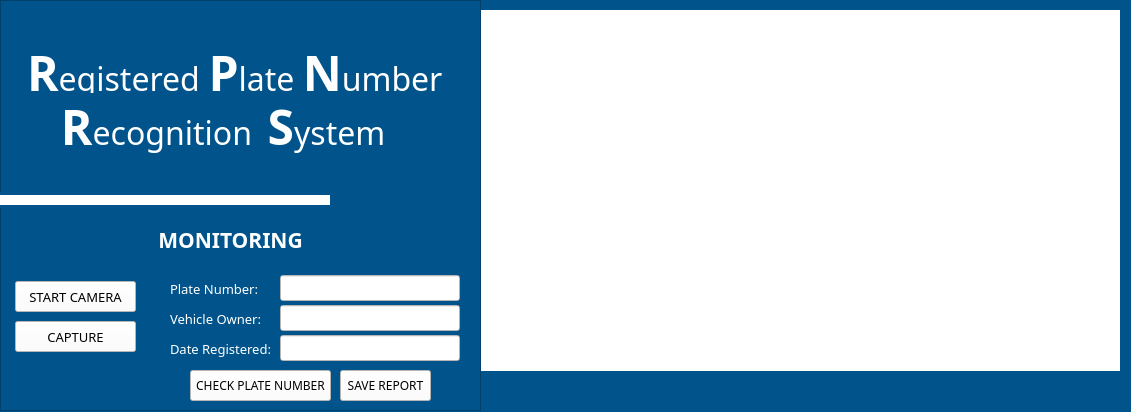
<?xml version="1.0" encoding="UTF-8"?>
<ui version="4.0">
 <class>MainWindow</class>
 <widget class="QMainWindow" name="MainWindow">
  <property name="geometry">
   <rect>
    <x>0</x>
    <y>0</y>
    <width>1131</width>
    <height>412</height>
   </rect>
  </property>
  <property name="minimumSize">
   <size>
    <width>1131</width>
    <height>412</height>
   </size>
  </property>
  <property name="maximumSize">
   <size>
    <width>1131</width>
    <height>412</height>
   </size>
  </property>
  <property name="windowTitle">
   <string>RPNRS - MONITORING</string>
  </property>
  <property name="styleSheet">
   <string notr="true">background-color: rgb(0, 84, 139);</string>
  </property>
  <widget class="QWidget" name="centralwidget">
   <widget class="QLabel" name="cameraView">
    <property name="geometry">
     <rect>
      <x>480</x>
      <y>10</y>
      <width>640</width>
      <height>361</height>
     </rect>
    </property>
    <property name="styleSheet">
     <string notr="true">background-color: rgb(255, 255, 255);</string>
    </property>
    <property name="text">
     <string/>
    </property>
   </widget>
   <widget class="QFrame" name="frame">
    <property name="geometry">
     <rect>
      <x>0</x>
      <y>0</y>
      <width>481</width>
      <height>411</height>
     </rect>
    </property>
    <property name="font">
     <font>
      <family>Tahoma</family>
      <pointsize>20</pointsize>
     </font>
    </property>
    <property name="styleSheet">
     <string notr="true">background-color: rgb(0, 84, 139);</string>
    </property>
    <property name="frameShape">
     <enum>QFrame::StyledPanel</enum>
    </property>
    <property name="frameShadow">
     <enum>QFrame::Raised</enum>
    </property>
    <widget class="QLabel" name="lblRegistered">
     <property name="geometry">
      <rect>
       <x>27</x>
       <y>39</y>
       <width>171</width>
       <height>58</height>
      </rect>
     </property>
     <property name="font">
      <font>
       <family>Century Gothic</family>
       <pointsize>16</pointsize>
       <weight>50</weight>
       <italic>false</italic>
       <bold>false</bold>
      </font>
     </property>
     <property name="styleSheet">
      <string notr="true">font: 16pt &quot;Century Gothic&quot;;
color: rgb(255, 255, 255);</string>
     </property>
     <property name="text">
      <string>&lt;html&gt;&lt;head/&gt;&lt;body&gt;&lt;p&gt;&lt;span style=&quot; font-size:36pt; font-weight:600;&quot;&gt;R&lt;/span&gt;&lt;span style=&quot; font-size:24pt;&quot;&gt;egistered&lt;/span&gt;&lt;/p&gt;&lt;/body&gt;&lt;/html&gt;</string>
     </property>
     <property name="textFormat">
      <enum>Qt::RichText</enum>
     </property>
     <property name="alignment">
      <set>Qt::AlignCenter</set>
     </property>
    </widget>
    <widget class="QLabel" name="lblPlateNumber">
     <property name="geometry">
      <rect>
       <x>200</x>
       <y>39</y>
       <width>251</width>
       <height>58</height>
      </rect>
     </property>
     <property name="font">
      <font>
       <family>Century Gothic</family>
       <pointsize>16</pointsize>
       <weight>50</weight>
       <italic>false</italic>
       <bold>false</bold>
      </font>
     </property>
     <property name="styleSheet">
      <string notr="true">font: 16pt &quot;Century Gothic&quot;;
color: rgb(255, 255, 255);</string>
     </property>
     <property name="text">
      <string>&lt;html&gt;&lt;head/&gt;&lt;body&gt;&lt;p&gt;&lt;span style=&quot; font-size:36pt; font-weight:600;&quot;&gt;P&lt;/span&gt;&lt;span style=&quot; font-size:24pt;&quot;&gt;late &lt;/span&gt;&lt;span style=&quot; font-size:36pt; font-weight:600;&quot;&gt;N&lt;/span&gt;&lt;span style=&quot; font-size:24pt;&quot;&gt;umber&lt;/span&gt;&lt;/p&gt;&lt;/body&gt;&lt;/html&gt;</string>
     </property>
     <property name="textFormat">
      <enum>Qt::RichText</enum>
     </property>
     <property name="alignment">
      <set>Qt::AlignCenter</set>
     </property>
    </widget>
    <widget class="QLabel" name="lblRecognition">
     <property name="geometry">
      <rect>
       <x>51</x>
       <y>93</y>
       <width>211</width>
       <height>60</height>
      </rect>
     </property>
     <property name="font">
      <font>
       <family>Century Gothic</family>
       <pointsize>16</pointsize>
       <weight>50</weight>
       <italic>false</italic>
       <bold>false</bold>
      </font>
     </property>
     <property name="styleSheet">
      <string notr="true">font: 16pt &quot;Century Gothic&quot;;
color: rgb(255, 255, 255);</string>
     </property>
     <property name="text">
      <string>&lt;html&gt;&lt;head/&gt;&lt;body&gt;&lt;p&gt;&lt;span style=&quot; font-size:36pt; font-weight:600;&quot;&gt;R&lt;/span&gt;&lt;span style=&quot; font-size:24pt;&quot;&gt;ecognition&lt;/span&gt;&lt;/p&gt;&lt;/body&gt;&lt;/html&gt;</string>
     </property>
     <property name="textFormat">
      <enum>Qt::RichText</enum>
     </property>
     <property name="alignment">
      <set>Qt::AlignCenter</set>
     </property>
    </widget>
    <widget class="QLabel" name="lblSystem">
     <property name="geometry">
      <rect>
       <x>261</x>
       <y>93</y>
       <width>131</width>
       <height>60</height>
      </rect>
     </property>
     <property name="font">
      <font>
       <family>Century Gothic</family>
       <pointsize>16</pointsize>
       <weight>50</weight>
       <italic>false</italic>
       <bold>false</bold>
      </font>
     </property>
     <property name="styleSheet">
      <string notr="true">font: 16pt &quot;Century Gothic&quot;;
color: rgb(255, 255, 255);</string>
     </property>
     <property name="text">
      <string>&lt;html&gt;&lt;head/&gt;&lt;body&gt;&lt;p&gt;&lt;span style=&quot; font-size:36pt; font-weight:600;&quot;&gt;S&lt;/span&gt;&lt;span style=&quot; font-size:24pt;&quot;&gt;ystem&lt;/span&gt;&lt;/p&gt;&lt;/body&gt;&lt;/html&gt;</string>
     </property>
     <property name="textFormat">
      <enum>Qt::RichText</enum>
     </property>
     <property name="alignment">
      <set>Qt::AlignCenter</set>
     </property>
    </widget>
    <widget class="Line" name="line">
     <property name="geometry">
      <rect>
       <x>0</x>
       <y>192</y>
       <width>330</width>
       <height>16</height>
      </rect>
     </property>
     <property name="minimumSize">
      <size>
       <width>330</width>
       <height>16</height>
      </size>
     </property>
     <property name="maximumSize">
      <size>
       <width>330</width>
       <height>16</height>
      </size>
     </property>
     <property name="styleSheet">
      <string notr="true">color: rgb(255, 255, 255);</string>
     </property>
     <property name="frameShadow">
      <enum>QFrame::Plain</enum>
     </property>
     <property name="lineWidth">
      <number>10</number>
     </property>
     <property name="orientation">
      <enum>Qt::Horizontal</enum>
     </property>
    </widget>
    <widget class="QLabel" name="lblInfo">
     <property name="geometry">
      <rect>
       <x>140</x>
       <y>220</y>
       <width>181</width>
       <height>41</height>
      </rect>
     </property>
     <property name="font">
      <font>
       <family>Century Gothic</family>
       <pointsize>16</pointsize>
       <weight>50</weight>
       <italic>false</italic>
       <bold>false</bold>
      </font>
     </property>
     <property name="styleSheet">
      <string notr="true">font: 16pt &quot;Century Gothic&quot;;
color: rgb(255, 255, 255);</string>
     </property>
     <property name="lineWidth">
      <number>1</number>
     </property>
     <property name="text">
      <string>&lt;html&gt;&lt;head/&gt;&lt;body&gt;&lt;p&gt;&lt;span style=&quot; font-weight:600;&quot;&gt;MONITORING&lt;/span&gt;&lt;/p&gt;&lt;/body&gt;&lt;/html&gt;</string>
     </property>
     <property name="textFormat">
      <enum>Qt::RichText</enum>
     </property>
     <property name="alignment">
      <set>Qt::AlignCenter</set>
     </property>
    </widget>
    <widget class="QPushButton" name="entanceCaptureBtn">
     <property name="geometry">
      <rect>
       <x>15</x>
       <y>321</y>
       <width>121</width>
       <height>31</height>
      </rect>
     </property>
     <property name="font">
      <font>
       <family>Century Gothic</family>
       <pointsize>10</pointsize>
      </font>
     </property>
     <property name="cursor">
      <cursorShape>PointingHandCursor</cursorShape>
     </property>
     <property name="styleSheet">
      <string notr="true">background-color: rgb(255, 255, 255);</string>
     </property>
     <property name="text">
      <string>CAPTURE</string>
     </property>
    </widget>
    <widget class="QPushButton" name="startCamBtn">
     <property name="geometry">
      <rect>
       <x>15</x>
       <y>281</y>
       <width>121</width>
       <height>31</height>
      </rect>
     </property>
     <property name="font">
      <font>
       <family>Century Gothic</family>
       <pointsize>10</pointsize>
      </font>
     </property>
     <property name="cursor">
      <cursorShape>PointingHandCursor</cursorShape>
     </property>
     <property name="styleSheet">
      <string notr="true">background-color: rgb(255, 255, 255);</string>
     </property>
     <property name="text">
      <string>START CAMERA</string>
     </property>
    </widget>
    <widget class="QLineEdit" name="dateRegisteredBox">
     <property name="geometry">
      <rect>
       <x>280</x>
       <y>335</y>
       <width>180</width>
       <height>26</height>
      </rect>
     </property>
     <property name="font">
      <font>
       <family>Century Gothic</family>
       <pointsize>10</pointsize>
      </font>
     </property>
     <property name="styleSheet">
      <string notr="true">background-color: rgb(255, 255, 255);</string>
     </property>
    </widget>
    <widget class="QLabel" name="dateRegisteredLBl">
     <property name="geometry">
      <rect>
       <x>170</x>
       <y>338</y>
       <width>131</width>
       <height>21</height>
      </rect>
     </property>
     <property name="font">
      <font>
       <family>Century Gothic</family>
       <pointsize>10</pointsize>
      </font>
     </property>
     <property name="styleSheet">
      <string notr="true">color: rgb(255, 255, 255);</string>
     </property>
     <property name="text">
      <string>Date Registered:</string>
     </property>
     <property name="alignment">
      <set>Qt::AlignLeading|Qt::AlignLeft|Qt::AlignVCenter</set>
     </property>
    </widget>
    <widget class="QLabel" name="plateNumLbl">
     <property name="geometry">
      <rect>
       <x>170</x>
       <y>278</y>
       <width>130</width>
       <height>21</height>
      </rect>
     </property>
     <property name="font">
      <font>
       <family>Century Gothic</family>
       <pointsize>10</pointsize>
      </font>
     </property>
     <property name="styleSheet">
      <string notr="true">color: rgb(255, 255, 255);</string>
     </property>
     <property name="text">
      <string>Plate Number:</string>
     </property>
     <property name="alignment">
      <set>Qt::AlignLeading|Qt::AlignLeft|Qt::AlignVCenter</set>
     </property>
    </widget>
    <widget class="QLabel" name="vehicleOwnerLbl">
     <property name="geometry">
      <rect>
       <x>170</x>
       <y>308</y>
       <width>130</width>
       <height>21</height>
      </rect>
     </property>
     <property name="font">
      <font>
       <family>Century Gothic</family>
       <pointsize>10</pointsize>
      </font>
     </property>
     <property name="styleSheet">
      <string notr="true">color: rgb(255, 255, 255);</string>
     </property>
     <property name="text">
      <string>Vehicle Owner:</string>
     </property>
     <property name="alignment">
      <set>Qt::AlignLeading|Qt::AlignLeft|Qt::AlignVCenter</set>
     </property>
    </widget>
    <widget class="QLineEdit" name="ownerTextbox">
     <property name="geometry">
      <rect>
       <x>280</x>
       <y>305</y>
       <width>180</width>
       <height>26</height>
      </rect>
     </property>
     <property name="font">
      <font>
       <family>Century Gothic</family>
       <pointsize>10</pointsize>
      </font>
     </property>
     <property name="styleSheet">
      <string notr="true">background-color: rgb(255, 255, 255);</string>
     </property>
    </widget>
    <widget class="QLineEdit" name="plateTextbox">
     <property name="geometry">
      <rect>
       <x>280</x>
       <y>275</y>
       <width>180</width>
       <height>26</height>
      </rect>
     </property>
     <property name="font">
      <font>
       <family>Century Gothic</family>
       <pointsize>10</pointsize>
      </font>
     </property>
     <property name="styleSheet">
      <string notr="true">background-color: rgb(255, 255, 255);</string>
     </property>
    </widget>
    <widget class="QPushButton" name="checkPlateBtn">
     <property name="geometry">
      <rect>
       <x>190</x>
       <y>370</y>
       <width>141</width>
       <height>31</height>
      </rect>
     </property>
     <property name="font">
      <font>
       <family>Century Gothic</family>
      </font>
     </property>
     <property name="cursor">
      <cursorShape>PointingHandCursor</cursorShape>
     </property>
     <property name="styleSheet">
      <string notr="true">background-color: rgb(255, 255, 255);</string>
     </property>
     <property name="text">
      <string>CHECK PLATE NUMBER</string>
     </property>
    </widget>
    <widget class="QPushButton" name="saveReportBtn">
     <property name="geometry">
      <rect>
       <x>340</x>
       <y>370</y>
       <width>91</width>
       <height>31</height>
      </rect>
     </property>
     <property name="font">
      <font>
       <family>Century Gothic</family>
      </font>
     </property>
     <property name="cursor">
      <cursorShape>PointingHandCursor</cursorShape>
     </property>
     <property name="styleSheet">
      <string notr="true">background-color: rgb(255, 255, 255);</string>
     </property>
     <property name="text">
      <string>SAVE REPORT</string>
     </property>
    </widget>
    <zorder>lblInfo</zorder>
    <zorder>lblRegistered</zorder>
    <zorder>lblPlateNumber</zorder>
    <zorder>lblSystem</zorder>
    <zorder>line</zorder>
    <zorder>lblRecognition</zorder>
    <zorder>entanceCaptureBtn</zorder>
    <zorder>startCamBtn</zorder>
    <zorder>dateRegisteredLBl</zorder>
    <zorder>plateNumLbl</zorder>
    <zorder>vehicleOwnerLbl</zorder>
    <zorder>ownerTextbox</zorder>
    <zorder>plateTextbox</zorder>
    <zorder>dateRegisteredBox</zorder>
    <zorder>checkPlateBtn</zorder>
    <zorder>saveReportBtn</zorder>
   </widget>
  </widget>
 </widget>
 <resources/>
 <connections/>
</ui>
